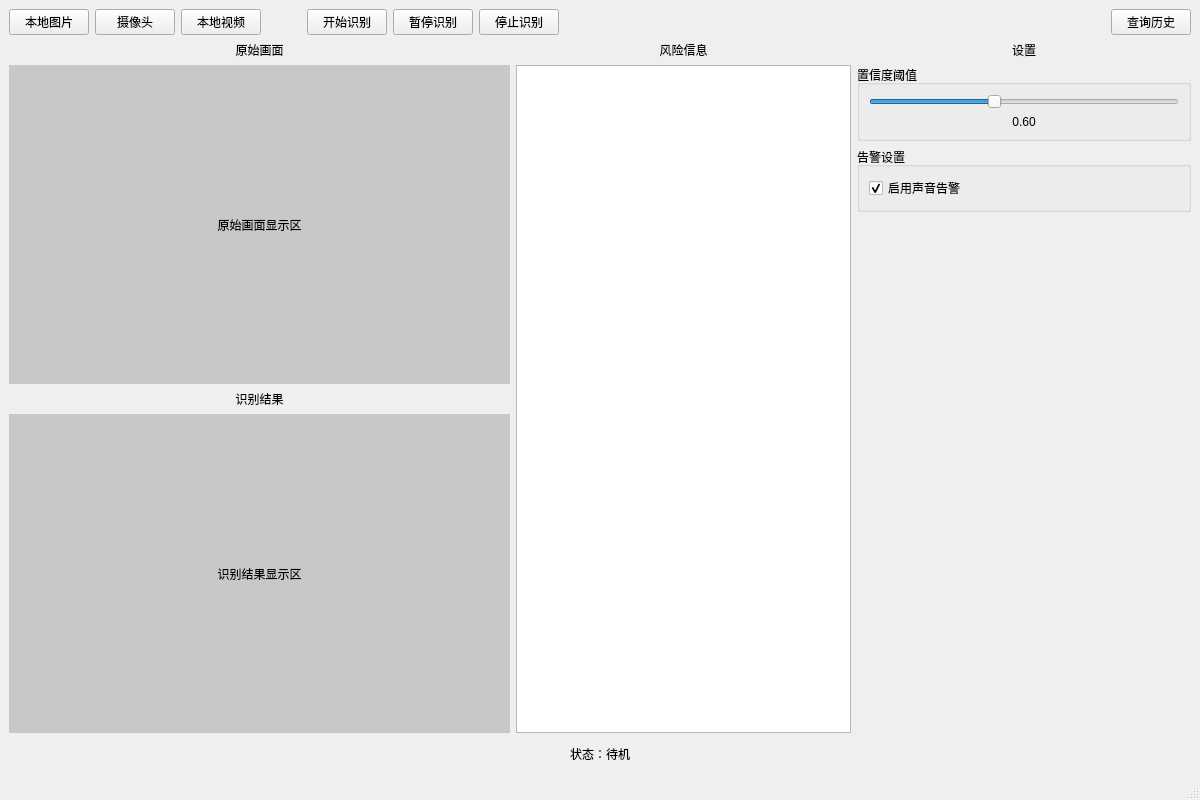
<?xml version="1.0" encoding="UTF-8"?>
<ui version="4.0">
 <class>MainWindow</class>
 <widget class="QMainWindow" name="MainWindow">
  <property name="geometry">
   <rect>
    <x>0</x>
    <y>0</y>
    <width>1200</width>
    <height>800</height>
   </rect>
  </property>
  <property name="windowTitle">
   <string>电站安全监控系统</string>
  </property>
  <widget class="QWidget" name="centralwidget">
   <layout class="QVBoxLayout" name="verticalLayout_4">
    <item>
     <layout class="QHBoxLayout" name="horizontalLayout">
      <item>
       <widget class="QPushButton" name="btn_image">
        <property name="text">
         <string>本地图片</string>
        </property>
        <property name="checkable">
         <bool>true</bool>
        </property>
        <attribute name="buttonGroup">
         <string notr="true">inputSourceGroup</string>
        </attribute>
       </widget>
      </item>
      <item>
       <widget class="QPushButton" name="btn_camera">
        <property name="text">
         <string>摄像头</string>
        </property>
        <property name="checkable">
         <bool>true</bool>
        </property>
        <attribute name="buttonGroup">
         <string notr="true">inputSourceGroup</string>
        </attribute>
       </widget>
      </item>
      <item>
       <widget class="QPushButton" name="btn_video">
        <property name="text">
         <string>本地视频</string>
        </property>
        <property name="checkable">
         <bool>true</bool>
        </property>
        <attribute name="buttonGroup">
         <string notr="true">inputSourceGroup</string>
        </attribute>
       </widget>
      </item>
      <item>
       <spacer name="horizontalSpacer">
        <property name="orientation">
         <enum>Qt::Horizontal</enum>
        </property>
        <property name="sizeType">
         <enum>QSizePolicy::Fixed</enum>
        </property>
        <property name="sizeHint" stdset="0">
         <size>
          <width>40</width>
          <height>20</height>
         </size>
        </property>
       </spacer>
      </item>
      <item>
       <widget class="QPushButton" name="btn_start">
        <property name="text">
         <string>开始识别</string>
        </property>
       </widget>
      </item>
      <item>
       <widget class="QPushButton" name="btn_pause">
        <property name="text">
         <string>暂停识别</string>
        </property>
       </widget>
      </item>
      <item>
       <widget class="QPushButton" name="btn_stop">
        <property name="text">
         <string>停止识别</string>
        </property>
       </widget>
      </item>
      <item>
       <spacer name="horizontalSpacer_2">
        <property name="orientation">
         <enum>Qt::Horizontal</enum>
        </property>
        <property name="sizeHint" stdset="0">
         <size>
          <width>40</width>
          <height>20</height>
         </size>
        </property>
       </spacer>
      </item>
      <item>
       <widget class="QPushButton" name="btn_history">
        <property name="text">
         <string>查询历史</string>
        </property>
       </widget>
      </item>
     </layout>
    </item>
    <item>
     <layout class="QHBoxLayout" name="horizontalLayout_2" stretch="3,2,2">
      <item>
       <layout class="QVBoxLayout" name="verticalLayout">
        <item>
         <widget class="QLabel" name="label_original">
          <property name="text">
           <string>原始画面</string>
          </property>
          <property name="alignment">
           <set>Qt::AlignCenter</set>
          </property>
         </widget>
        </item>
        <item>
         <widget class="QLabel" name="display_original">
          <property name="sizePolicy">
           <sizepolicy hsizetype="Preferred" vsizetype="Expanding">
            <horstretch>0</horstretch>
            <verstretch>0</verstretch>
           </sizepolicy>
          </property>
          <property name="minimumSize">
           <size>
            <width>400</width>
            <height>300</height>
           </size>
          </property>
          <property name="styleSheet">
           <string notr="true">background-color: rgb(200, 200, 200);</string>
          </property>
          <property name="text">
           <string>原始画面显示区</string>
          </property>
          <property name="alignment">
           <set>Qt::AlignCenter</set>
          </property>
         </widget>
        </item>
        <item>
         <widget class="QLabel" name="label_annotated">
          <property name="text">
           <string>识别结果</string>
          </property>
          <property name="alignment">
           <set>Qt::AlignCenter</set>
          </property>
         </widget>
        </item>
        <item>
         <widget class="QLabel" name="display_annotated">
          <property name="sizePolicy">
           <sizepolicy hsizetype="Preferred" vsizetype="Expanding">
            <horstretch>0</horstretch>
            <verstretch>0</verstretch>
           </sizepolicy>
          </property>
          <property name="minimumSize">
           <size>
            <width>400</width>
            <height>300</height>
           </size>
          </property>
          <property name="styleSheet">
           <string notr="true">background-color: rgb(200, 200, 200);</string>
          </property>
          <property name="text">
           <string>识别结果显示区</string>
          </property>
          <property name="alignment">
           <set>Qt::AlignCenter</set>
          </property>
         </widget>
        </item>
       </layout>
      </item>
      <item>
       <layout class="QVBoxLayout" name="verticalLayout_2">
        <item>
         <widget class="QLabel" name="label_risk">
          <property name="text">
           <string>风险信息</string>
          </property>
          <property name="alignment">
           <set>Qt::AlignCenter</set>
          </property>
         </widget>
        </item>
        <item>
         <widget class="QListWidget" name="list_risk"/>
        </item>
       </layout>
      </item>
      <item>
       <layout class="QVBoxLayout" name="verticalLayout_3">
        <item>
         <widget class="QLabel" name="label_settings">
          <property name="text">
           <string>设置</string>
          </property>
          <property name="alignment">
           <set>Qt::AlignCenter</set>
          </property>
         </widget>
        </item>
        <item>
         <widget class="QGroupBox" name="groupBox">
          <property name="title">
           <string>置信度阈值</string>
          </property>
          <layout class="QVBoxLayout" name="verticalLayout_5">
           <item>
            <widget class="QSlider" name="slider_confidence">
             <property name="minimum">
              <number>40</number>
             </property>
             <property name="maximum">
              <number>90</number>
             </property>
             <property name="value">
              <number>60</number>
             </property>
             <property name="orientation">
              <enum>Qt::Horizontal</enum>
             </property>
            </widget>
           </item>
           <item>
            <widget class="QLabel" name="label_confidence_value">
             <property name="text">
              <string>0.60</string>
             </property>
             <property name="alignment">
              <set>Qt::AlignCenter</set>
             </property>
            </widget>
           </item>
          </layout>
         </widget>
        </item>
        <item>
         <widget class="QGroupBox" name="groupBox_2">
          <property name="title">
           <string>告警设置</string>
          </property>
          <layout class="QVBoxLayout" name="verticalLayout_6">
           <item>
            <widget class="QCheckBox" name="checkbox_alarm_sound">
             <property name="text">
              <string>启用声音告警</string>
             </property>
             <property name="checked">
              <bool>true</bool>
             </property>
            </widget>
           </item>
          </layout>
         </widget>
        </item>
        <item>
         <spacer name="verticalSpacer">
          <property name="orientation">
           <enum>Qt::Vertical</enum>
          </property>
          <property name="sizeHint" stdset="0">
           <size>
            <width>20</width>
            <height>40</height>
           </size>
          </property>
         </spacer>
        </item>
       </layout>
      </item>
     </layout>
    </item>
    <item>
     <widget class="QLabel" name="label_alert">
      <property name="minimumSize">
       <size>
        <width>0</width>
        <height>30</height>
       </size>
      </property>
      <property name="styleSheet">
       <string notr="true">background-color: rgb(240, 240, 240);</string>
      </property>
      <property name="text">
       <string>状态：待机</string>
      </property>
      <property name="alignment">
       <set>Qt::AlignCenter</set>
      </property>
     </widget>
    </item>
   </layout>
  </widget>
  <widget class="QMenuBar" name="menubar">
   <property name="geometry">
    <rect>
     <x>0</x>
     <y>0</y>
     <width>1200</width>
     <height>21</height>
    </rect>
   </property>
  </widget>
  <widget class="QStatusBar" name="statusbar"/>
 </widget>
 <resources/>
 <connections/>
 <buttongroups>
  <buttongroup name="inputSourceGroup"/>
 </buttongroups>
</ui>
